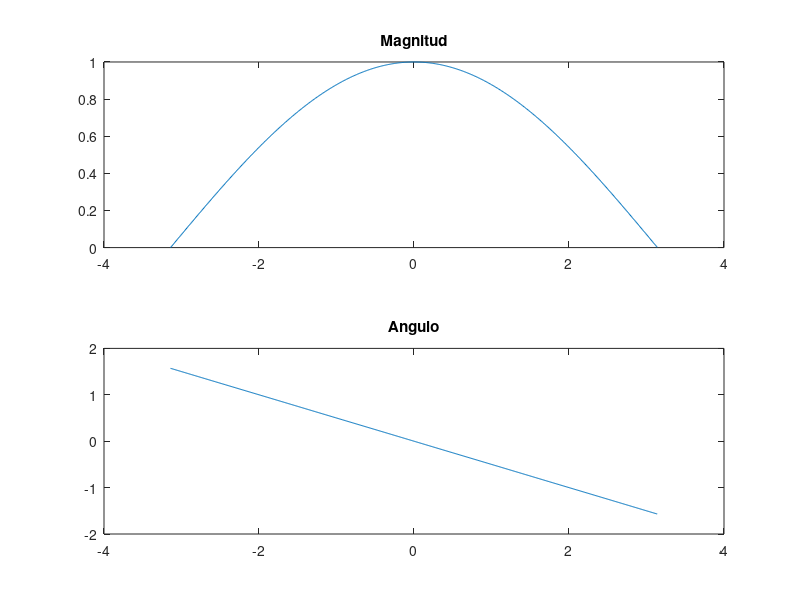
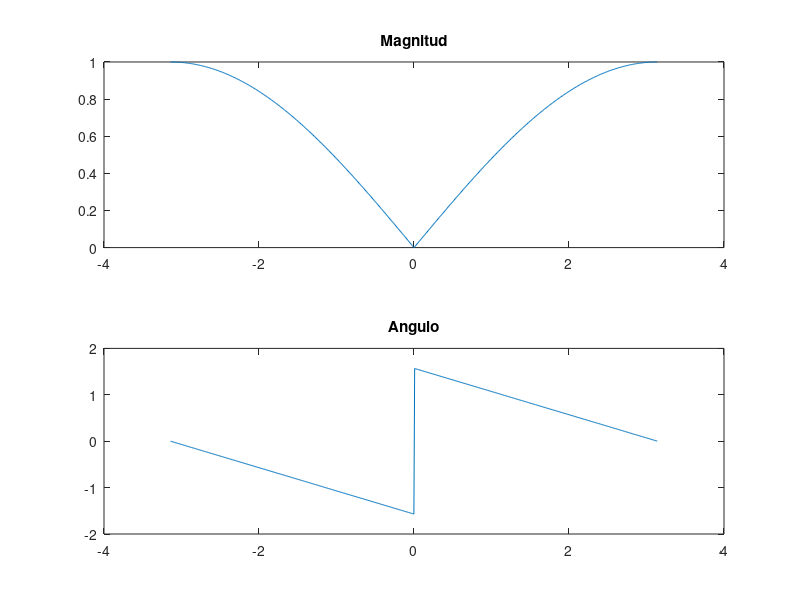
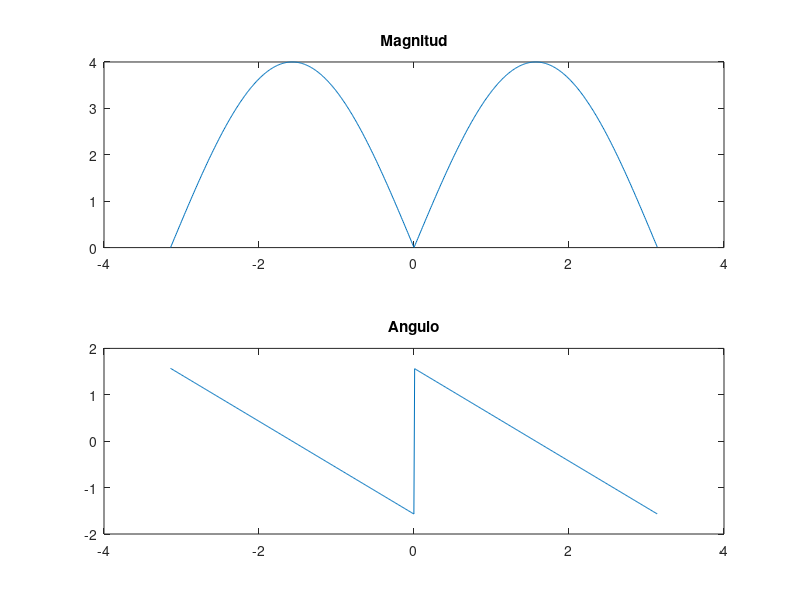
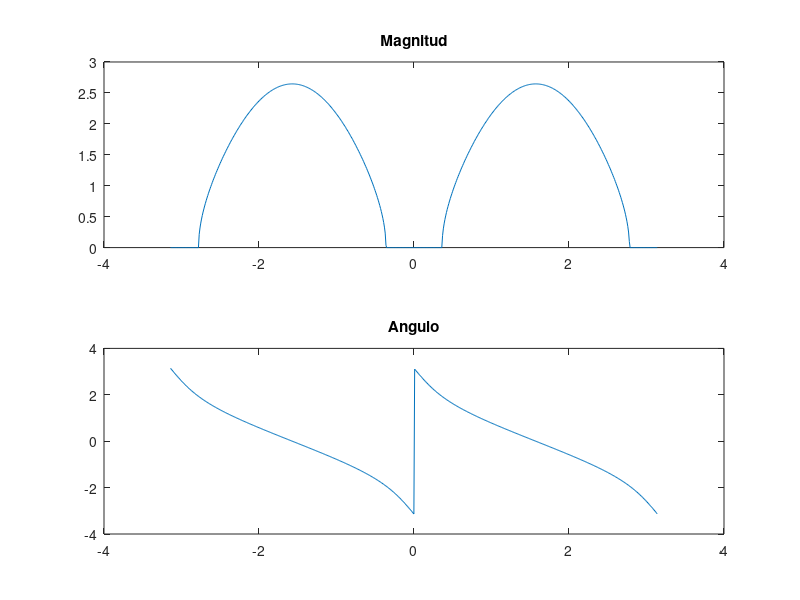

Write MATLAB code to recreate these figures, in order.
% Tecnologico de Costa Rica
% Escuela de Ingenieria Electronica
% El-5805 Procesamiento Digital de Señales

% This Octave File solves the
% problems given for the Course
% Digital Signal Processing

w = -pi:0.01:pi;
j = sqrt(-1);

% For each system, first we obtain the frequency responce,
% then we get the magnitude and the angle:
% |H(w)| = sqrt(x^2 + y^2)
% <H(w) = atan2 (y, x) or angle(z)

% 1.a) H(w) = 1/2 + 1/2 e^-jw

f1 = 1/2 * (1 + cos(w) - j* sin(w));

H1 = sqrt( 1/2 + 1/2 * cos(w) );

figure('name', 'Exercise #1.a - Digital Signal Processing');
subplot(2,1,1); p1 = plot(w,H1); title('Magnitud');
subplot(2,1,2); p2 = plot(w,angle(f1)); title('Angulo');

% 1.b) H(w) = 1/2 - 1/2 e^-jw

f2 = 1/2 * (1 - cos(w) + j* sin(w));

H2 = sqrt( 1/2 - 1/2 * cos(w) );

figure('name', 'Exercise #1.b - Digital Signal Processing');
subplot(2,1,1); p1 = plot(w,H2); title('Magnitud');
subplot(2,1,2); p2 = plot(w,angle(f2)); title('Angulo');

% 1.c) H(w) = 2 - 2 e^-2jw , y(n) = 2[x(n) - x(n-2)]

f3 = 2 * (1 - cos(2 * w) + j * sin(2 * w));

H3 = sqrt( 8 - 8 * cos(2 * w) );

figure('name', 'Exercise #1.c - Digital Signal Processing');
subplot(2,1,1); p1 = plot(w,H3); title('Magnitud');
subplot(2,1,2); p2 = plot(w,angle(f3)); title('Angulo');


% 1.d) H(w) = 1 - 2 e^-2jw

f4 = 1 - 2*cos(2 * w) + j * 2*sin(2 * w);

H4 = sqrt( 3 - 4 * cos(2 * w) );

figure('name', 'Exercise #1.d - Digital Signal Processing');
subplot(2,1,1); p1 = plot(w,H4); title('Magnitud');
subplot(2,1,2); p2 = plot(w,angle(f4)); title('Angulo');
